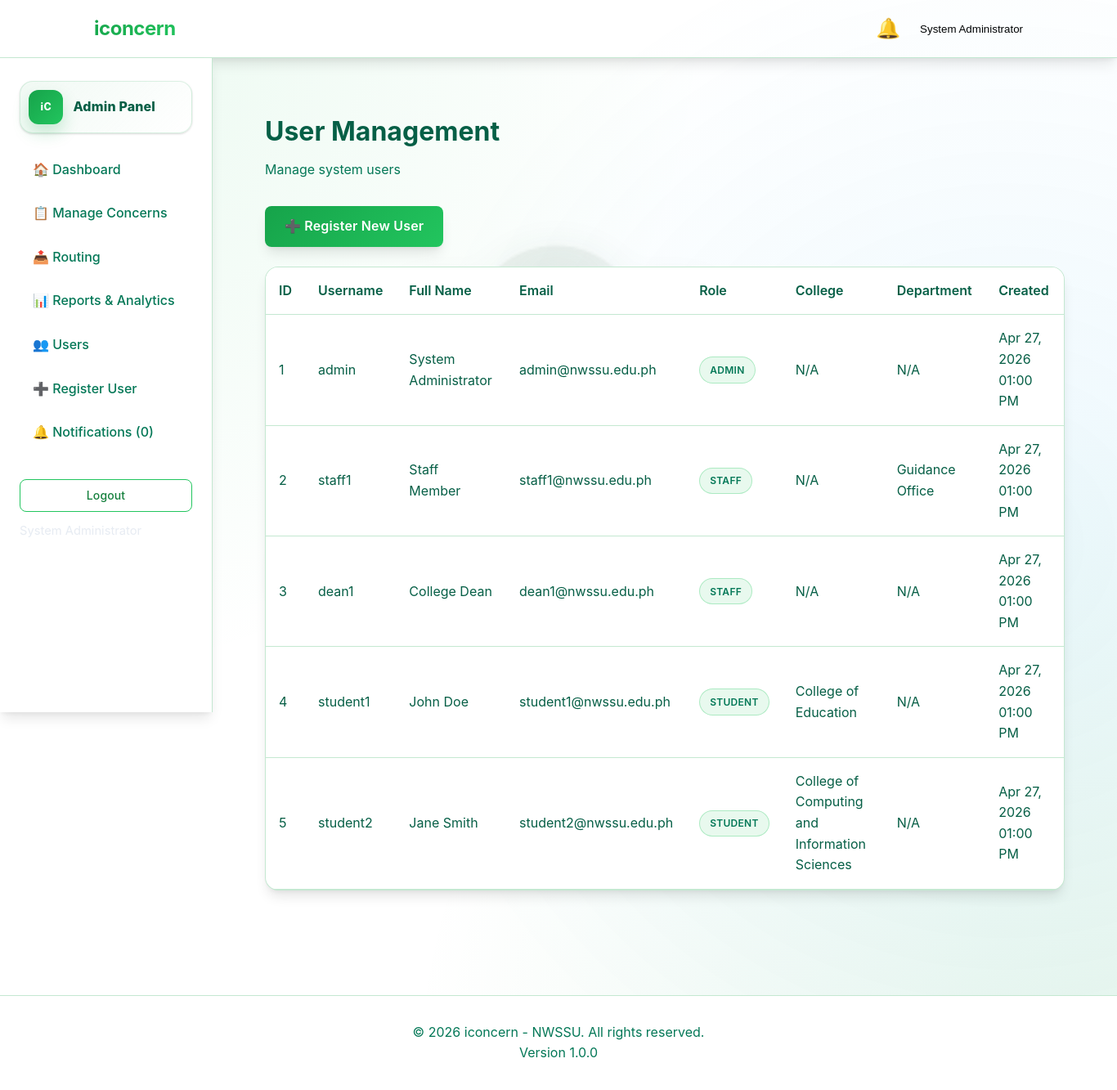
The page /admin/users.php (signed in) on the database its author committed.
### tables this page shows
CREATE TABLE IF NOT EXISTS users (
    user_id INT AUTO_INCREMENT PRIMARY KEY,
    username VARCHAR(50) UNIQUE NOT NULL,
    password VARCHAR(255) NOT NULL,
    full_name VARCHAR(100) NOT NULL,
    email VARCHAR(100) UNIQUE NOT NULL,
    role ENUM('student', 'staff', 'admin') DEFAULT 'student',
    college_id INT NULL,
    department_id INT NULL,
    created_at DATETIME DEFAULT CURRENT_TIMESTAMP,
    FOREIGN KEY (college_id) REFERENCES colleges(college_id) ON DELETE SET NULL,
    FOREIGN KEY (department_id) REFERENCES departments(department_id) ON DELETE SET NULL,
    INDEX idx_role (role),
    INDEX idx_college (college_id)
);

CREATE TABLE IF NOT EXISTS departments (
    department_id INT AUTO_INCREMENT PRIMARY KEY,
    department_name VARCHAR(100) NOT NULL,
    description TEXT,
    created_at DATETIME DEFAULT CURRENT_TIMESTAMP
);

CREATE TABLE IF NOT EXISTS colleges (
    college_id INT AUTO_INCREMENT PRIMARY KEY,
    college_code VARCHAR(10) UNIQUE NOT NULL,
    college_name VARCHAR(100) NOT NULL,
    created_at DATETIME DEFAULT CURRENT_TIMESTAMP
);

### config/database.php (called while the page is built, shortened)
<?php
class Database {
    private static $instance = null;
    private $conn;
    private function connect() {
        $hosts = array_values(array_unique([DB_HOST, '127.0.0.1', 'localhost']));
        $options = [
            PDO::ATTR_ERRMODE => PDO::ERRMODE_EXCEPTION,
            PDO::ATTR_DEFAULT_FETCH_MODE => PDO::FETCH_ASSOC,
            PDO::ATTR_EMULATE_PREPARES => false,
        ];
        foreach ($hosts as $host) {
            try {
                $dsn = "mysql:host=" . $host . ";port=" . DB_PORT . ";dbname=" . DB_NAME . ";charset=" . DB_CHARSET;
                $this->conn = new PDO($dsn, DB_USER, DB_PASS, $options);
                return;
            } catch (PDOException $e) {
                $lastError = $e;
            }
        }
    }
    public static function getInstance() {
        if (self::$instance === null) {
            self::$instance = new self();
        }
        return self::$instance;
    }
    public function getConnection() {
        try {
            $this->conn->query('SELECT 1');
        } catch (PDOException $e) {
            if ($this->shouldReconnect($e)) {
                $this->connect();
            } else {
                throw $e;
            }
        }
        return $this->conn;
    }
}
function getDB() {
    return Database::getInstance()->getConnection();
}

### includes/auth.php (called while the page is built, shortened)
<?php
require_once __DIR__ . '/../config/config.php';
class Auth {
    private $db;
    public function __construct() {
        $this->db = getDB();
    }
    public function getCurrentUser() {
        $stmt = $this->db->prepare("SELECT u.*, c.college_name, d.department_name
                                     FROM users u
                                     LEFT JOIN colleges c ON u.college_id = c.college_id
                                     LEFT JOIN departments d ON u.department_id = d.department_id
                                     WHERE u.user_id = ?");
        $stmt->execute([$_SESSION['user_id']]);
        return $stmt->fetch();
    }
}

### config/config.php (called while the page is built, shortened)
<?php
require_once __DIR__ . '/database.php';
function isLoggedIn() {
    return isset($_SESSION['user_id']);
}
function getUserRole() {
    return $_SESSION['role'] ?? null;
}
function formatDate($date) {
    return date('M d, Y h:i A', strtotime($date));
}

### admin/users.php (the view, shortened to what this page needs)
<?php
require_once '../config/config.php';
require_once '../includes/auth.php';
$auth = new Auth();
$user = $auth->getCurrentUser();
$db = getDB();
$user = array_merge([
    'college_id' => null,
    'college_name' => '',
    'full_name' => 'Admin',
], $user);
$sql = "SELECT u.*, c.college_name, d.department_name
        FROM users u
        LEFT JOIN colleges c ON u.college_id = c.college_id
        LEFT JOIN departments d ON u.department_id = d.department_id";
$sql .= " ORDER BY u.created_at DESC";
$stmt = $db->query($sql);
$users = $stmt->fetchAll();
?>
<!DOCTYPE html>
<html lang="en">
<head>
    <link rel="stylesheet" href="../assets/css/style.css">
</head>
<body class="dashboard-page">
    <?php include '../includes/header.php'; ?>
    <div class="layout-admin">
        <aside class="admin-sidebar">
            <div class="admin-brand">
                <div class="logo"></div>
                <div class="text">Admin Panel</div>
            </div>
            <nav class="admin-nav">
                <a href="dashboard.php">🏠 Dashboard</a>
                <a href="concerns.php">📋 Manage Concerns</a>
                <a href="routing.php">📤 Routing</a>
                <a href="reports.php">📊 Reports & Analytics</a>
                <?php if (getUserRole() === 'admin'): ?>
                    <a href="users.php">👥 Users</a>
                    <a href="register_user.php">➕ Register User</a>
                <?php endif; ?>
                <a href="../notifications.php">🔔 Notifications (<?php echo $unread_count; ?>)</a>
            </nav>
            <div style="margin-top: 2rem;">
                <a href="../logout.php" class="btn btn-secondary btn-sm" style="width: 100%; text-align: center;">Logout</a>
                <div style="margin-top: 0.75rem; color: rgba(226,232,240,0.85); font-size: 0.92rem; word-break: break-word;">
                    <?php echo htmlspecialchars($user['full_name']); ?>
                </div>
            </div>
        </aside>
        <main class="admin-content">
            <div class="container">
        <div class="page-header">
            <h1>User Management<?php echo $user['college_name'] ? ' - ' . htmlspecialchars($user['college_name']) : ''; ?></h1>
            <p><?php echo $user['college_name'] ? 'Manage users for ' . htmlspecialchars($user['college_name']) : 'Manage system users'; ?></p>
        </div>
        <div class="action-buttons" style="margin-bottom: 1.5rem;">
            <a href="register_user.php" class="btn btn-primary">➕ Register New User</a>
        </div>
        <div class="table-container">
            <table>
                <thead>
                    <tr>
                        <th>ID</th>
                        <th>Username</th>
                        <th>Full Name</th>
                        <th>Email</th>
                        <th>Role</th>
                        <th>College</th>
                        <th>Department</th>
                        <th>Created</th>
                    </tr>
                </thead>
                <tbody>
                    <?php if (empty($users)): ?>
                        <tr>
                            <td colspan="8" style="text-align: center; padding: 2rem; color: var(--text-secondary);">
                                No users found
                            </td>
                        </tr>
                    <?php else: ?>
                        <?php foreach ($users as $u): ?>
                            <tr>
                                <td><?php echo $u['user_id']; ?></td>
                                <td><?php echo htmlspecialchars($u['username']); ?></td>
                                <td><?php echo htmlspecialchars($u['full_name']); ?></td>
                                <td><?php echo htmlspecialchars($u['email']); ?></td>
                                <td>
                                    <span class="badge badge-info"><?php echo ucfirst($u['role']); ?></span>
                                </td>
                                <td><?php echo htmlspecialchars($u['college_name'] ?? 'N/A'); ?></td>
                                <td><?php echo htmlspecialchars($u['department_name'] ?? 'N/A'); ?></td>
                                <td><?php echo formatDate($u['created_at']); ?></td>
                            </tr>
                        <?php endforeach; ?>
                    <?php endif; ?>
                </tbody>
            </table>
        </div>
    </div>
        </main>
    </div>
    <?php include '../includes/footer.php'; ?>
</body>
</html>

### includes/header.php (shortened to what this page needs)
<?php
$user = array_merge([
    'full_name' => 'User',
], $user);
try {
    $db = getDB();
    $stmt = $db->prepare("SELECT COUNT(*) as count FROM notifications WHERE user_id = ? AND is_read = 0");
    $stmt->execute([$_SESSION['user_id']]);
    $row = $stmt->fetch();
    $unread_count = (int)($row['count'] ?? 0);
} catch (Throwable $e) {
    $unread_count = 0;
}
$nav_base = '';
if (strpos($_SERVER['PHP_SELF'], '/admin/') !== false) {
    $nav_base = '../';
} elseif (strpos($_SERVER['PHP_SELF'], '/student/') !== false) {
    $nav_base = '../';
    $is_student_area = true;
}
?>
<header class="main-header">
    <div class="header-content">
        <div class="logo">
            <a href="<?php echo $nav_base; ?>index.php" style="text-decoration: none; color: var(--primary-color);">
                <h2><?php echo APP_NAME; ?></h2>
            </a>
        </div>
        <div class="header-actions">
            <a href="<?php echo $nav_base; ?>notifications.php" class="notification-icon">
                🔔
            </a>
            <div class="user-menu">
                <button type="button" class="user-name dropdown-toggle" aria-haspopup="menu" aria-expanded="false">
                    <?php echo htmlspecialchars($user['full_name']); ?>
                </button>
            </div>
        </div>
    </div>
</header>

### includes/footer.php
<footer class="main-footer">
    <div class="footer-content">
        <p>&copy; <?php echo date('Y'); ?> <?php echo APP_NAME; ?> - NWSSU. All rights reserved.</p>
        <p>Version <?php echo APP_VERSION; ?></p>
    </div>
</footer>

### rows shown on the page
users: full_name "System Administrator", user_id "1", username "admin", email "admin@nwssu.edu.ph", role "ADMIN", college_name "N/A", department_name "N/A", created_at "Apr 27, 2026 01:00 PM"
users: user_id "2", username "staff1", full_name "Staff Member", email "staff1@nwssu.edu.ph", role "STAFF", college_name "N/A", department.department_name "Guidance Office", created_at "Apr 27, 2026 01:00 PM"
users: user_id "3", username "dean1", full_name "College Dean", email "dean1@nwssu.edu.ph", role "STAFF", college_name "N/A", department_name "N/A", created_at "Apr 27, 2026 01:00 PM"
users: user_id "4", username "student1", full_name "John Doe", email "student1@nwssu.edu.ph", role "STUDENT", college.college_name "College of Education", department_name "N/A", created_at "Apr 27, 2026 01:00 PM"
users: user_id "5", username "student2", full_name "Jane Smith", email "student2@nwssu.edu.ph", role "STUDENT", college.college_name "College of Computing and Information Sciences", department_name "N/A", created_at "Apr 27, 2026 01:00 PM"

### other values the page prints
APP_NAME "iconcern"
$unread_count "0"
APP_VERSION "1.0.0"
